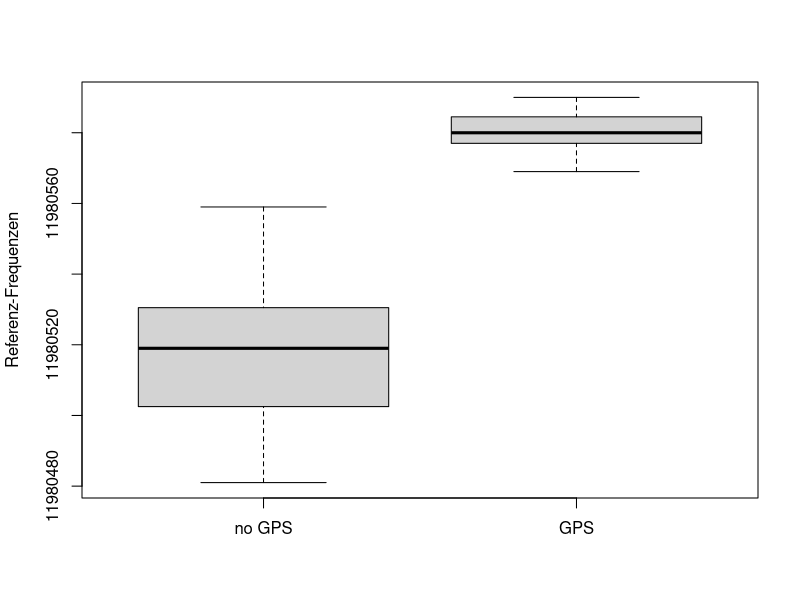
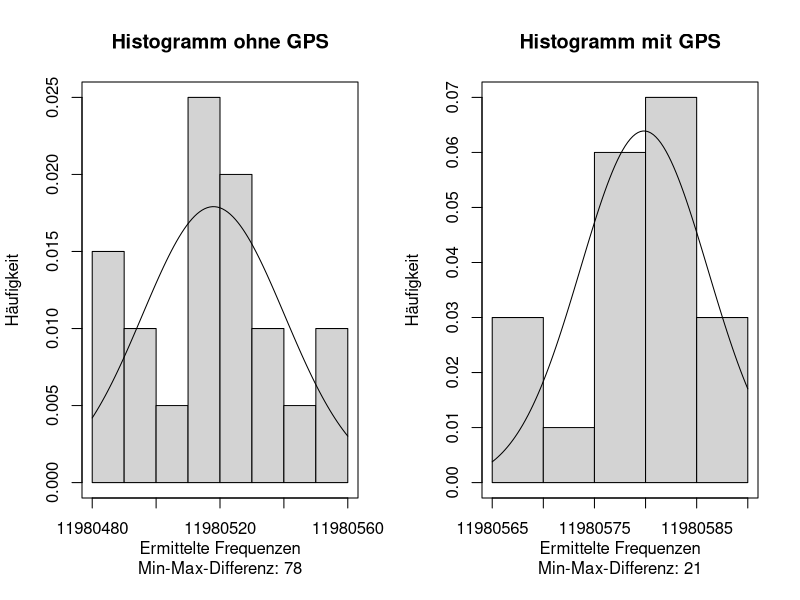
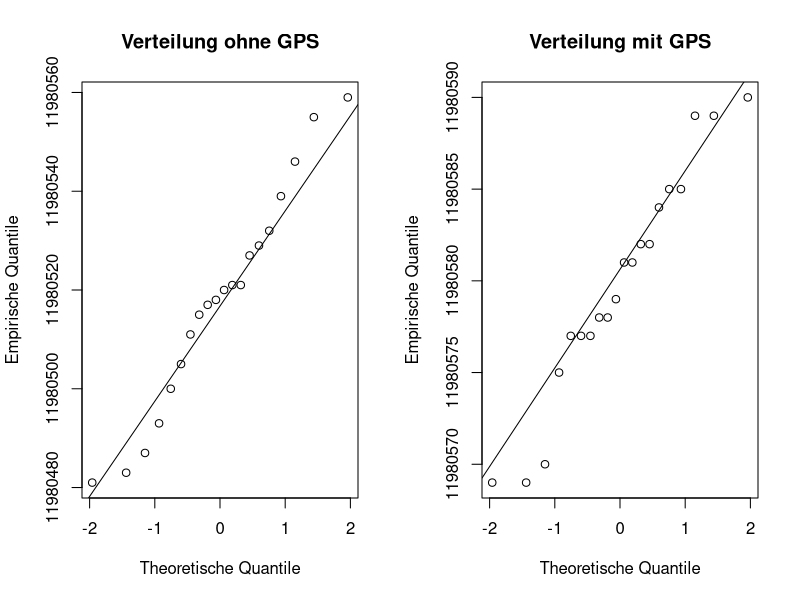

These charts were generated, in order, by the following R code:
# PAWI Reference Clock and Sensor statistics
# date: 15.12.2017, 09:30, Temperature 23.74°, humidity 27.16%
par(mfrow=c(1,1))
frequencies_no_gps <- c(11980515, 11980483, 11980481, 11980487, 11980527, 11980493, 11980532, 11980539, 11980500, 11980546, 11980505, 11980511, 11980518, 11980520, 11980517, 11980521, 11980559, 11980555, 11980529, 11980521)

frequencies_gps    <- c(11980579, 11980569, 11980569, 11980577, 11980577, 11980575, 11980578, 11980581, 11980582, 11980577, 11980578, 11980570, 11980585, 11980585, 11980582, 11980581, 11980584, 11980589, 11980590, 11980589)
boxplot(frequencies_no_gps, frequencies_gps, xaxt="n", ylab="Referenz-Frequenzen")
axis(1, at = c(1,2), labels = c("no GPS", "GPS"))

#Min-Max Differenz
max(frequencies_no_gps) - min(frequencies_no_gps)
max(frequencies_gps) - min(frequencies_gps)

# Mehrere Grafiken neben- und untereinander 
par(mfrow=c(1,2))
hist(frequencies_no_gps, xlab = "Ermittelte Frequenzen\nMin-Max-Differenz: 78", ylab="Häufigkeit", main = "Histogramm ohne GPS", freq = FALSE)
box()
x <- frequencies_no_gps
curve(dnorm(x, mean=mean(frequencies_no_gps), sd=sd(frequencies_no_gps)), add=T)
hist(frequencies_gps, xlab = "Ermittelte Frequenzen\nMin-Max-Differenz: 21", ylab="Häufigkeit", main = "Histogramm mit GPS", freq = FALSE)
box()
x <- frequencies_gps
curve(dnorm(x, mean=mean(frequencies_gps), sd=sd(frequencies_gps)), add=T)

## Theoretische Quantile 
alphak <- (seq(1,length(frequencies_no_gps),by=1)-0.5)/length(frequencies_no_gps) 
quantile.theor <- qnorm(alphak,mean=mean(frequencies_no_gps),sd=sd(frequencies_no_gps))

## 	Empirische Quantile
quantile.empir <- sort(frequencies_no_gps)
qqnorm(frequencies_no_gps, xlab="Theoretische Quantile", ylab="Empirische Quantile", main = "Verteilung ohne GPS")
qqline(frequencies_no_gps)

quantile.empir <- sort(frequencies_gps)
qqnorm(frequencies_gps, xlab="Theoretische Quantile", ylab="Empirische Quantile", main = "Verteilung mit GPS")
qqline(frequencies_gps)

12000000 * 20 - sum(frequencies_no_gps)
12000000 * 20 - sum(frequencies_gps)

